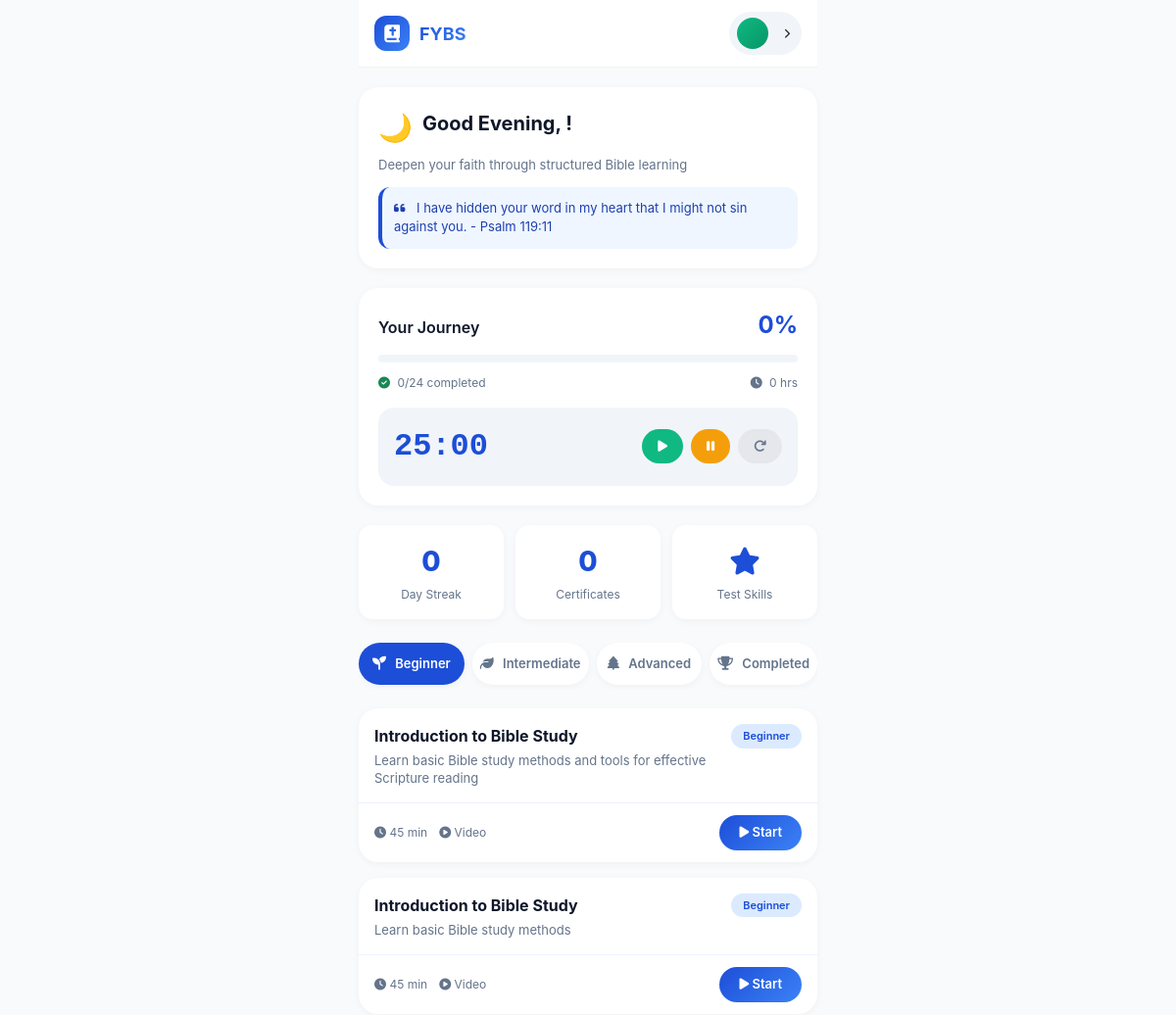
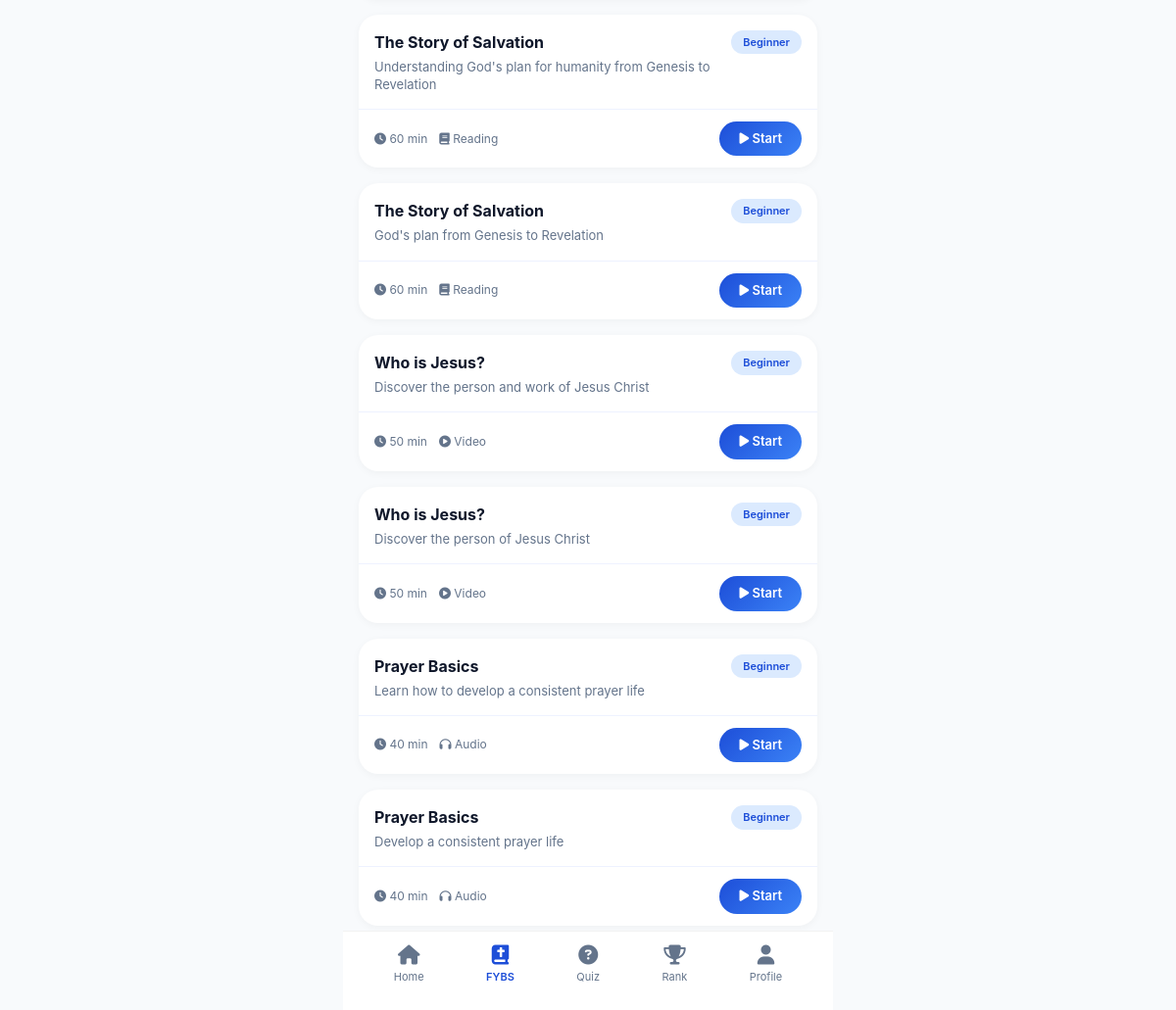
The page /fybs.php (signed in) on the database its author committed (2 pictures, top to bottom).
### tables this page shows
CREATE TABLE `fybs_classes` (
  `id` int(11) NOT NULL,
  `title` varchar(200) NOT NULL,
  `description` text DEFAULT NULL,
  `level` enum('beginner','intermediate','advanced') DEFAULT NULL,
  `duration_minutes` int(11) DEFAULT NULL,
  `content_type` enum('video','reading','audio','study') DEFAULT NULL,
  `content` text DEFAULT NULL,
  `order_index` int(11) DEFAULT NULL
);

### fybs.php (the view, shortened to what this page needs)
<?php
include "config.php";
$user_id = $_SESSION['user_id'];
if (isset($_SESSION['full_name']) && !empty($_SESSION['full_name'])) {
    $user_name = $_SESSION['full_name'];
} elseif (isset($_SESSION['email'])) {
    $email = $_SESSION['email'];
    $name_part = explode('@', $email)[0];
    $user_name = ucwords(str_replace('.', ' ', $name_part));
} else {
    $user_name = "User";
}
$first_name = explode(' ', $user_name)[0];
$current_hour = date('H');
if ($current_hour < 12) {
    $greeting = "Good Morning";
    $greeting_icon = "☀️";
} elseif ($current_hour < 17) {
    $greeting = "Good Afternoon";
    $greeting_icon = "🌤️";
} else {
    $greeting = "Good Evening";
    $greeting_icon = "🌙";
}
$total_classes = 0;
$completed_classes = 0;
$time_spent = 0;
$streak_days = 0;
$total_sql = "SELECT COUNT(*) as total FROM fybs_classes";
$total_result = $conn->query($total_sql);
if ($total_result->num_rows > 0) {
    $total_row = $total_result->fetch_assoc();
    $total_classes = $total_row['total'];
}
$completed_sql = "SELECT COUNT(*) as completed FROM fybs_progress WHERE user_id = ? AND completed = 1";
$stmt = $conn->prepare($completed_sql);
$stmt->bind_param("i", $user_id);
$stmt->execute();
$completed_result = $stmt->get_result();
if ($completed_result->num_rows > 0) {
    $completed_row = $completed_result->fetch_assoc();
    $completed_classes = $completed_row['completed'];
}
$time_sql = "SELECT SUM(time_spent) as total_time FROM fybs_progress WHERE user_id = ?";
$stmt = $conn->prepare($time_sql);
$stmt->bind_param("i", $user_id);
$stmt->execute();
$time_result = $stmt->get_result();
if ($time_result->num_rows > 0) {
    $time_row = $time_result->fetch_assoc();
    $time_spent = $time_row['total_time'] ? round($time_row['total_time'] / 60, 1) : 0;
}
$verses = [
    "Your word is a lamp to my feet and a light to my path. - Psalm 119:105",
    "All Scripture is God-breathed and is useful for teaching, rebuking, correcting and training in righteousness. - 2 Timothy 3:16",
    "Do not merely listen to the word, and so deceive yourselves. Do what it says. - James 1:22",
    "The grass withers and the flowers fall, but the word of our God endures forever. - Isaiah 40:8",
    "I have hidden your word in my heart that I might not sin against you. - Psalm 119:11"
];
$daily_verse = $verses[date('z') % count($verses)];
$classes = [];
$class_sql = "SELECT * FROM fybs_classes ORDER BY order_index";
$class_result = $conn->query($class_sql);
while ($class_row = $class_result->fetch_assoc()) {
    $classes[] = $class_row;
}
$completed_class_ids = [];
$progress_percent = $total_classes > 0 ? round(($completed_classes / $total_classes) * 100) : 0;
?>
<!DOCTYPE html>
<html lang="en">
<head>
    <link href="https://cdn.jsdelivr.net/npm/bootstrap@5.3.2/dist/css/bootstrap.min.css" rel="stylesheet">
    <link rel="stylesheet" href="https://cdnjs.cloudflare.com/ajax/libs/font-awesome/6.4.0/css/all.min.css">
</head>
<body>
<div class="app-container">
    <div class="app-header">
        <div class="header-inner">
            <div class="logo-area">
                <div class="logo-icon"><i class="fas fa-book-bible"></i></div>
                <span class="logo-text">FYBS</span>
            </div>
            <div class="user-badge" onclick="window.location.href='profile.php'">
                <div class="user-avatar-sm"><?php echo strtoupper(substr($first_name, 0, 1)); ?></div>
                <i class="fas fa-chevron-right" style="font-size: 10px;"></i>
            </div>
        </div>
    </div>
    <div id="mainContent">
        <div class="welcome-card">
            <div class="greeting-row">
                <span class="greeting-icon"><?php echo $greeting_icon; ?></span>
                <h2 class="greeting-title"><?php echo $greeting; ?>, <?php echo htmlspecialchars($first_name); ?>!</h2>
            </div>
            <p class="greeting-sub">Deepen your faith through structured Bible learning</p>
            <div class="daily-verse">
                <i class="fas fa-quote-left me-2"></i> <?php echo $daily_verse; ?>
            </div>
        </div>
        <div class="progress-card">
            <div class="progress-header">
                <span class="progress-title">Your Journey</span>
                <span class="progress-percent"><?php echo $progress_percent; ?>%</span>
            </div>
            <div class="progress-bar-container">
            </div>
            <div class="progress-stats">
                <span><i class="fas fa-check-circle text-success me-1"></i> <?php echo $completed_classes; ?>/<?php echo $total_classes; ?> completed</span>
                <span><i class="fas fa-clock me-1"></i> <?php echo $time_spent; ?> hrs</span>
            </div>
            <div class="study-timer">
                <div class="timer-display" id="timerDisplay">25:00</div>
                <div class="timer-buttons">
                    <button class="timer-btn start" onclick="startTimer()"><i class="fas fa-play"></i></button>
                    <button class="timer-btn pause" onclick="pauseTimer()"><i class="fas fa-pause"></i></button>
                    <button class="timer-btn reset" onclick="resetTimer()"><i class="fas fa-redo"></i></button>
                </div>
            </div>
        </div>
        <div class="stats-grid">
            <div class="stat-card" onclick="window.location.href='leaderboard.php'">
                <div class="stat-value"><?php echo $streak_days; ?></div>
                <div class="stat-label">Day Streak</div>
            </div>
            <div class="stat-card" onclick="window.location.href='leaderboard.php'">
                <div class="stat-value"><?php echo $completed_classes; ?></div>
                <div class="stat-label">Certificates</div>
            </div>
            <div class="stat-card" onclick="window.location.href='bible_quiz.php'">
                <div class="stat-value"><i class="fas fa-star"></i></div>
                <div class="stat-label">Test Skills</div>
            </div>
        </div>
        <div class="category-tabs" id="categoryTabs">
            <div class="category-tab active" data-cat="beginner"><i class="fas fa-seedling"></i> Beginner</div>
            <div class="category-tab" data-cat="intermediate"><i class="fas fa-leaf"></i> Intermediate</div>
            <div class="category-tab" data-cat="advanced"><i class="fas fa-tree"></i> Advanced</div>
            <div class="category-tab" data-cat="completed"><i class="fas fa-trophy"></i> Completed</div>
        </div>
        <div id="classesContainer">
            <?php foreach(['beginner', 'intermediate', 'advanced'] as $level): ?>
                <div class="class-category" id="category-<?php echo $level; ?>" style="display: <?php echo $level === 'beginner' ? 'block' : 'none'; ?>">
                    <?php
                    foreach($classes as $class):
                        if($class['level'] != $level) continue;
                        $is_completed = in_array($class['id'], $completed_class_ids);
                    ?>
                    <div class="class-card <?php echo $is_completed ? 'completed' : ''; ?>" data-class-id="<?php echo $class['id']; ?>">
                        <div class="class-header">
                            <div style="flex: 1;">
                                <div class="class-title"><?php echo htmlspecialchars($class['title']); ?></div>
                                <div class="class-desc"><?php echo htmlspecialchars($class['description']); ?></div>
                            </div>
                            <span class="level-badge <?php echo $class['level']; ?>"><?php echo ucfirst($class['level']); ?></span>
                        </div>
                        <div class="class-footer">
                            <div class="class-meta">
                                <span><i class="fas fa-clock"></i> <?php echo $class['duration_minutes']; ?> min</span>
                                <span><i class="fas fa-<?php echo $class['content_type'] === 'video' ? 'play-circle' : ($class['content_type'] === 'audio' ? 'headphones' : 'book'); ?>"></i> <?php echo ucfirst($class['content_type']); ?></span>
                            </div>
                            <?php if($is_completed): ?>
                                <div class="completed-badge">
                                    <i class="fas fa-check-circle"></i> Completed
                                </div>
                            <?php else: ?>
                                <button class="btn-start" onclick="startClass(<?php echo $class['id']; ?>, '<?php echo addslashes($class['title']); ?>')">
                                    <i class="fas fa-play"></i> Start
                                </button>
                            <?php endif; ?>
                        </div>
                    </div>
                    <?php endforeach; ?>
                </div>
            <?php endforeach; ?>
        </div>
    </div>
    <div class="bottom-nav">
        <div class="nav-links">
            <a href="index.php" class="nav-link-item"><i class="fas fa-home"></i><span>Home</span></a>
            <a href="fybs.php" class="nav-link-item active"><i class="fas fa-book-bible"></i><span>FYBS</span></a>
            <a href="bible_quiz.php" class="nav-link-item"><i class="fas fa-question-circle"></i><span>Quiz</span></a>
            <a href="leaderboard.php" class="nav-link-item"><i class="fas fa-trophy"></i><span>Rank</span></a>
            <a href="profile.php" class="nav-link-item"><i class="fas fa-user"></i><span>Profile</span></a>
        </div>
    </div>
</div>
</body>
</html>

### rows shown on the page
fybs_classes: title "Introduction to Bible Study", description "Learn basic Bible study methods and tools for effective Scripture reading", level "Beginner", duration_minutes "45", content_type "Video"
fybs_classes: title "Introduction to Bible Study", description "Learn basic Bible study methods", level "Beginner", duration_minutes "45", content_type "Video"
fybs_classes: title "The Story of Salvation", description "Understanding God's plan for humanity from Genesis to Revelation", level "Beginner", duration_minutes "60", content_type "Reading"
fybs_classes: title "The Story of Salvation", description "God's plan from Genesis to Revelation", level "Beginner", duration_minutes "60", content_type "Reading"
fybs_classes: title "Who is Jesus?", description "Discover the person and work of Jesus Christ", level "Beginner", duration_minutes "50", content_type "Video"
fybs_classes: title "Who is Jesus?", description "Discover the person of Jesus Christ", level "Beginner", duration_minutes "50", content_type "Video"
fybs_classes: title "Prayer Basics", description "Learn how to develop a consistent prayer life", level "Beginner", duration_minutes "40", content_type "Audio"
fybs_classes: title "Prayer Basics", description "Develop a consistent prayer life", level "Beginner", duration_minutes "40", content_type "Audio"

### other values the page prints
$greeting_icon "🌙"
$greeting "Good Evening"
$daily_verse "I have hidden your word in my heart that I might not sin against you. - Psalm 119:11"
$progress_percent "0"
$completed_classes "0"
$total_classes "24"
$time_spent "0"
$streak_days "0"
